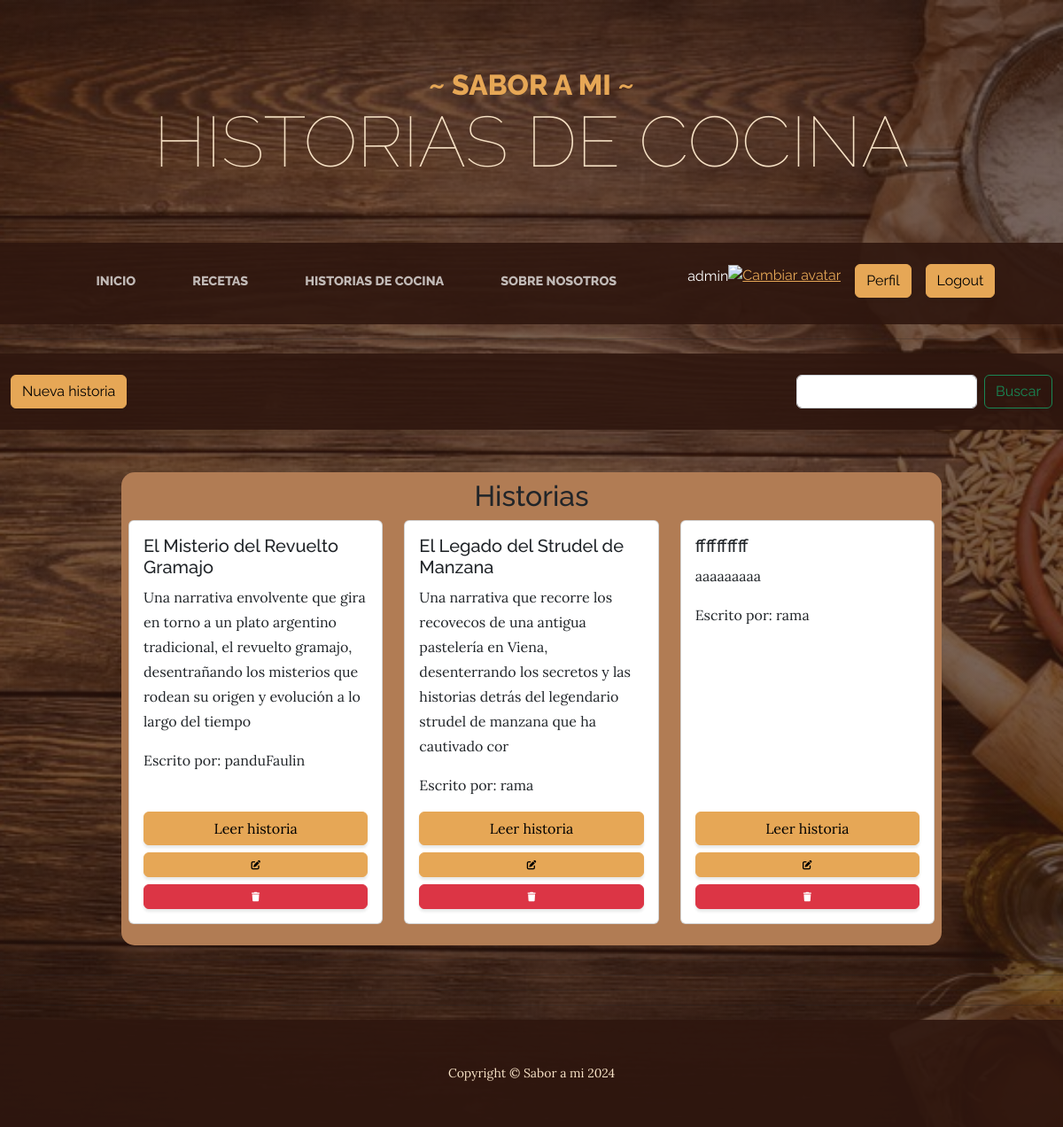
The app's page /historias_de_cocina/ (signed in) with its own data.
### recetasApp/models.py (models this page shows, shortened)
class Historia(models.Model):
    titulo = models.CharField(max_length=70)
    descripcionBreve = models.TextField(max_length=180)
    historia = models.TextField()
    autor = models.ForeignKey(User, on_delete=models.CASCADE, null=True)
    fechaPublicacion = models.DateTimeField(default=timezone.now)
    class Meta:
        verbose_name = "historia"
        verbose_name_plural = "historias"
        ordering = ["titulo"]

### recetasApp/views.py (the view)
# urls.py: path("historias_de_cocina/", historias, name="historias_de_cocina"),
@login_required
def historias(request):
    contexto = {"historias": Historia.objects.all().order_by("id")}
    return render(request, "recetasApp/historias.html", contexto)

### recetasApp/templates/recetasApp/historias.html (shortened to what this page needs)
{% extends 'recetasApp/index.html' %} {% block Titulo %}
<header>
  <h1 class="site-heading text-center text-faded d-none d-lg-block">
    <span class="site-heading-upper text-primary mb-3">~ Sabor a mi ~</span>
    <span class="site-heading-lower">Historias de cocina</span>
  </h1>
</header>
{% endblock Titulo %} {% block Contenido %}
<hr>
<nav class="navbar navbar-expand-lg navbar-dark py-lg-4" id="mainNav">
  <div class="container-fluid">
    <a class="btn btn-primary" href="{% url 'historias_create'%}" role="button">Nueva historia</a>
    <form class="d-flex"action="{% url 'encontrar_historias'%}" method='get'>
      <input class="form-control me-2" type="text" name="buscar" id="buscar">
      <button class="btn btn-outline-success" type="submit">Buscar</button>
    </form>
  </div>
</nav>
</head>
<body>
  <div class="container mt-5">
    <div class="row justify-content-center">
      <div class="col-md-10">
        <div class="bg-color-personalizado p-2 contenedor-bordes-redondos">
          <h2 class="text-center">Historias</h2>
          <div class="row">
            {% for r in historias %}
              <div class="col-md-4 mb-3">
                <div class="card h-100">
                  <div class="card-body d-flex flex-column">
                    <h5 class="card-title">{{r.titulo}}</h5>
                    <p class="card-text">{{r.descripcionBreve}}</p>
                    <p class="card-text">Escrito por: {{r.autor}}</p>
                    <a href="{%url 'historia_ampliada' r.id %}" class="btn btn-primary mt-auto">Leer historia</a>
                    {% if request.user == r.autor or  request.user.is_staff %}
                    <a href="{% url 'historia_update' r.id %}" class="btn btn-primary mt-2" style="--bs-btn-padding-y: .25rem; --bs-btn-padding-x: .5rem; --bs-btn-font-size: .75rem;">
                    </a>
                    <a href="{% url 'historia_delete' r.id %}" class="btn btn-danger mt-2" style="--bs-btn-padding-y: .25rem; --bs-btn-padding-x: .5rem; --bs-btn-font-size: .75rem;">
                    {% endif %}
                    </a>
                  </div>
                </div>
              </div>
            {% endfor %}
          </div>
        </div>
      </div>
    </div>
  </div>
</body>
<hr>
<hr>
<hr>
</html>
{% endblock Contenido %}
{% block InformacionExtra %}
<hr>
{% endblock InformacionExtra %}

### recetasApp/templates/recetasApp/index.html (shortened to what this page needs)
<!DOCTYPE html>
<html lang="en">
  <head>
    {% load static %}
    <link href="{%static 'css/styles.css'%}" rel="stylesheet" />
    <link
      rel="stylesheet"
      href="https://cdnjs.cloudflare.com/ajax/libs/font-awesome/6.4.0/css/all.min.css"
    />
  </head>
  <body>
    {% block Titulo %}{% endblock Titulo %}
    <nav class="navbar navbar-expand-lg navbar-dark py-lg-4" id="mainNav">
      <div class="container">
        <div class="collapse navbar-collapse" id="navbarSupportedContent">
          <ul class="navbar-nav mx-auto">
            <li class="nav-item px-lg-4">
              <a class="nav-link text-uppercase" href="{% url 'home'%}"
                >Inicio</a
              >
            </li>
            {% if user.is_authenticated %}
            <li class="nav-item px-lg-4">
              <a class="nav-link text-uppercase" href="{% url 'recetas'%}"
                >Recetas</a
              >
            </li>
            <li class="nav-item px-lg-4">
              <a
                class="nav-link text-uppercase"
                href="{% url 'historias_de_cocina'%}"
                >Historias de cocina</a
              >
            </li>
            <li class="nav-item px-lg-4">
              <a
                class="nav-link text-uppercase"
                href="{% url 'sobre_nosotros'%}"
                >Sobre nosotros</a
              >
            </li>
            <p style="color: white" class="ms-5">{{ user.username }}</p>
            <div class="text-center">
              <a href="{% url 'agregar_avatar' %}"
                ><img
                  src="{{ request.session.avatar }}"
                  height="30px"
                  weight="30px"
                  title="Cambiar avatar"
              /></a>
            </div>
            <li class="nav-item">
              <a class="btn btn-primary ms-3" href="{% url 'perfil'%}"
                >Perfil</a
              >
            </li>
            <li class="nav-item">
              <a class="btn btn-primary ms-3" href="{% url 'logout'%}"
                >Logout</a
              >
            </li>
            {% endif %}
          </ul>
        </div>
      </div>
    </nav>
    {% block Contenido %}{% endblock Contenido %} {% block InformacionExtra %}{% endblock InformacionExtra %}
    <footer class="footer text-faded text-center py-5">
      <div class="container">
        <p class="m-0 small">Copyright &copy; Sabor a mi 2024</p>
      </div>
    </footer>
  </body>
</html>

### recetasApp/templates/recetasApp/historias.html (style rules this page uses)
.contenedor-bordes-redondos { border-radius: 15px; }
.bg-color-personalizado { background-color: #b17c54; }

### records on screen
Historia: titulo "El Misterio del Revuelto Gramajo", descripcionBreve "Una narrativa envolvente que gira en torno a un plato argentino tradicional, el revuelto gramajo, desentrañando los misterios que rodean su origen y evolución a lo largo del tiempo", autor "panduFaulin"
Historia: titulo "El Legado del Strudel de Manzana", descripcionBreve "Una narrativa que recorre los recovecos de una antigua pastelería en Viena, desenterrando los secretos y las historias detrás del legendario strudel de manzana que ha cautivado cor", autor "rama"
Historia: titulo "ffffffffff", descripcionBreve "aaaaaaaaa", autor "rama"

### other values on screen
{{ user.username }} "admin"
